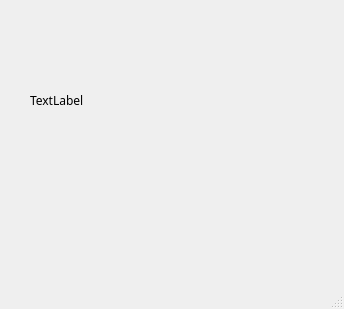
<?xml version="1.0" encoding="UTF-8"?>
<ui version="4.0">
 <class>MainWindow</class>
 <widget class="QMainWindow" name="MainWindow">
  <property name="geometry">
   <rect>
    <x>0</x>
    <y>0</y>
    <width>344</width>
    <height>309</height>
   </rect>
  </property>
  <property name="windowTitle">
   <string>MainWindow</string>
  </property>
  <widget class="QWidget" name="centralwidget">
   <widget class="QLabel" name="label">
    <property name="geometry">
     <rect>
      <x>30</x>
      <y>90</y>
      <width>91</width>
      <height>21</height>
     </rect>
    </property>
    <property name="font">
     <font>
      <family>新細明體</family>
     </font>
    </property>
    <property name="text">
     <string>TextLabel</string>
    </property>
   </widget>
  </widget>
  <widget class="QMenuBar" name="menubar">
   <property name="geometry">
    <rect>
     <x>0</x>
     <y>0</y>
     <width>344</width>
     <height>20</height>
    </rect>
   </property>
  </widget>
  <widget class="QStatusBar" name="statusbar"/>
 </widget>
 <resources/>
 <connections/>
</ui>
